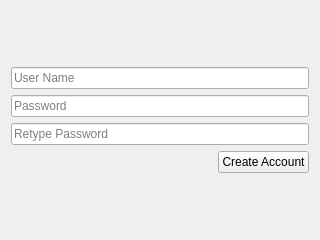
<?xml version="1.0" encoding="UTF-8"?>
<ui version="4.0">
 <class>CreateAccount</class>
 <widget class="QWidget" name="CreateAccount">
  <property name="geometry">
   <rect>
    <x>0</x>
    <y>0</y>
    <width>320</width>
    <height>240</height>
   </rect>
  </property>
  <property name="windowTitle">
   <string>Form</string>
  </property>
  <layout class="QGridLayout" name="gridLayout">
   <item row="0" column="0">
    <layout class="QVBoxLayout" name="verticalLayout_2" stretch="2,1">
     <item>
      <layout class="QVBoxLayout" name="verticalLayout" stretch="1,1,0">
       <item>
        <widget class="QLineEdit" name="usernameLineEdit">
         <property name="placeholderText">
          <string>User Name</string>
         </property>
        </widget>
       </item>
       <item>
        <widget class="QLineEdit" name="passwordLineEdit">
         <property name="echoMode">
          <enum>QLineEdit::Password</enum>
         </property>
         <property name="placeholderText">
          <string>Password</string>
         </property>
        </widget>
       </item>
       <item>
        <widget class="QLineEdit" name="retypePasswordLineEdit">
         <property name="echoMode">
          <enum>QLineEdit::Password</enum>
         </property>
         <property name="placeholderText">
          <string>Retype Password</string>
         </property>
        </widget>
       </item>
      </layout>
     </item>
     <item>
      <layout class="QHBoxLayout" name="horizontalLayout">
       <item>
        <spacer name="horizontalSpacer">
         <property name="orientation">
          <enum>Qt::Horizontal</enum>
         </property>
         <property name="sizeHint" stdset="0">
          <size>
           <width>40</width>
           <height>20</height>
          </size>
         </property>
        </spacer>
       </item>
       <item>
        <widget class="QPushButton" name="createAccountPushButton">
         <property name="text">
          <string>Create Account</string>
         </property>
        </widget>
       </item>
      </layout>
     </item>
    </layout>
   </item>
  </layout>
 </widget>
 <resources/>
 <connections/>
</ui>
